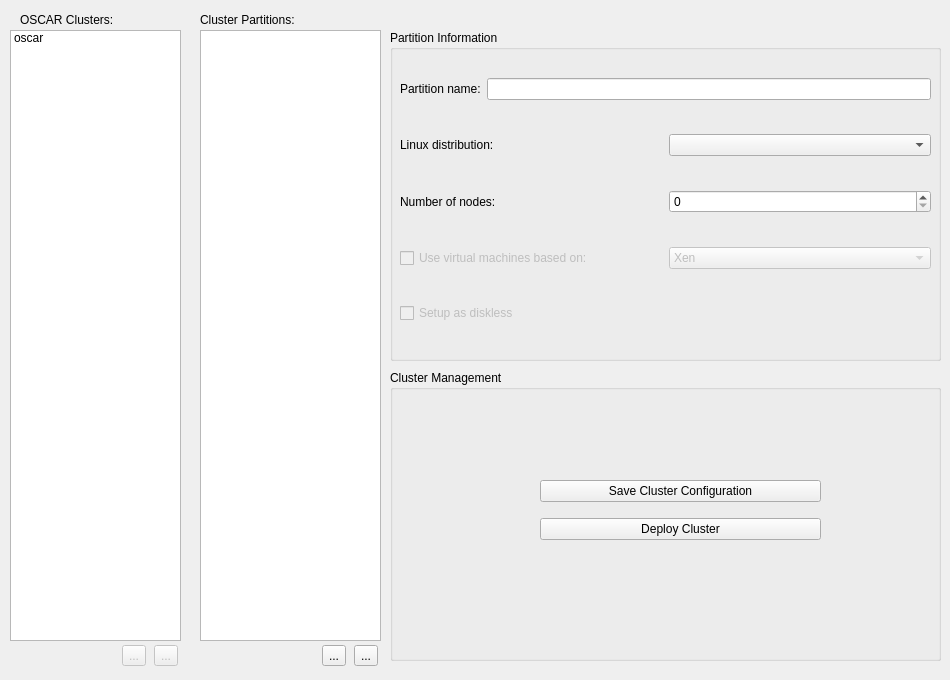
      <widget class="QWidget" name="tab_4" >
       <attribute name="title" >
        <string>General Information</string>
       </attribute>
       <widget class="QLabel" name="label_3" >
        <property name="geometry" >
         <rect>
          <x>20</x>
          <y>10</y>
          <width>141</width>
          <height>20</height>
         </rect>
        </property>
        <property name="text" >
         <string>OSCAR Clusters:</string>
        </property>
       </widget>
       <widget class="QWidget" name="horizontalLayout" >
        <property name="geometry" >
         <rect>
          <x>120</x>
          <y>640</y>
          <width>61</width>
          <height>31</height>
         </rect>
        </property>
        <layout class="QHBoxLayout" >
         <property name="spacing" >
          <number>6</number>
         </property>
         <property name="leftMargin" >
          <number>0</number>
         </property>
         <property name="topMargin" >
          <number>0</number>
         </property>
         <property name="rightMargin" >
          <number>0</number>
         </property>
         <property name="bottomMargin" >
          <number>0</number>
         </property>
         <item>
          <widget class="QToolButton" name="addClusterButton" >
           <property name="enabled" >
            <bool>false</bool>
           </property>
           <property name="text" >
            <string>...</string>
           </property>
           <property name="icon" >
            <iconset resource="../xoscar_resource.qrc" >:/new/prefix1/icons/list-add.png</iconset>
           </property>
          </widget>
         </item>
         <item>
          <widget class="QToolButton" name="removeClusterButton" >
           <property name="enabled" >
            <bool>false</bool>
           </property>
           <property name="text" >
            <string>...</string>
           </property>
           <property name="icon" >
            <iconset resource="../xoscar_resource.qrc" >:/new/prefix1/icons/list-remove.png</iconset>
           </property>
          </widget>
         </item>
        </layout>
       </widget>
       <widget class="QLabel" name="label_4" >
        <property name="geometry" >
         <rect>
          <x>200</x>
          <y>10</y>
          <width>131</width>
          <height>20</height>
         </rect>
        </property>
        <property name="text" >
         <string>Cluster Partitions:</string>
        </property>
       </widget>
       <widget class="QWidget" name="horizontalLayout_3" >
        <property name="geometry" >
         <rect>
          <x>320</x>
          <y>640</y>
          <width>61</width>
          <height>31</height>
         </rect>
        </property>
        <layout class="QHBoxLayout" >
         <property name="spacing" >
          <number>6</number>
         </property>
         <property name="leftMargin" >
          <number>0</number>
         </property>
         <property name="topMargin" >
          <number>0</number>
         </property>
         <property name="rightMargin" >
          <number>0</number>
         </property>
         <property name="bottomMargin" >
          <number>0</number>
         </property>
         <item>
          <widget class="QToolButton" name="addClusterButton_2" >
           <property name="enabled" >
            <bool>true</bool>
           </property>
           <property name="text" >
            <string>...</string>
           </property>
           <property name="icon" >
            <iconset resource="../xoscar_resource.qrc" >:/new/prefix1/icons/list-add.png</iconset>
           </property>
          </widget>
         </item>
         <item>
          <widget class="QToolButton" name="removeClusterButton_2" >
           <property name="enabled" >
            <bool>true</bool>
           </property>
           <property name="text" >
            <string>...</string>
           </property>
           <property name="icon" >
            <iconset resource="../xoscar_resource.qrc" >:/new/prefix1/icons/list-remove.png</iconset>
           </property>
          </widget>
         </item>
        </layout>
       </widget>
       <widget class="QGroupBox" name="groupBox_2" >
        <property name="geometry" >
         <rect>
          <x>390</x>
          <y>370</y>
          <width>551</width>
          <height>291</height>
         </rect>
        </property>
        <property name="title" >
         <string>Cluster Management</string>
        </property>
        <widget class="QWidget" name="verticalLayout_6" >
         <property name="geometry" >
          <rect>
           <x>150</x>
           <y>100</y>
           <width>281</width>
           <height>80</height>
          </rect>
         </property>
         <layout class="QVBoxLayout" >
          <property name="spacing" >
           <number>6</number>
          </property>
          <property name="leftMargin" >
           <number>0</number>
          </property>
          <property name="topMargin" >
           <number>0</number>
          </property>
          <property name="rightMargin" >
           <number>0</number>
          </property>
          <property name="bottomMargin" >
           <number>0</number>
          </property>
          <item>
           <widget class="QPushButton" name="saveClusterInfoButton" >
            <property name="text" >
             <string>Save Cluster Configuration</string>
            </property>
           </widget>
          </item>
          <item>
           <widget class="QPushButton" name="pushButton" >
            <property name="text" >
             <string>Deploy Cluster</string>
            </property>
           </widget>
          </item>
         </layout>
        </widget>
       </widget>
       <widget class="QListWidget" name="listOscarClustersWidget" >
        <property name="geometry" >
         <rect>
          <x>10</x>
          <y>30</y>
          <width>171</width>
          <height>611</height>
         </rect>
        </property>
        <item>
         <property name="text" >
          <string>oscar</string>
         </property>
        </item>
       </widget>
       <widget class="QListWidget" name="listClusterPartitionsWidget" >
        <property name="geometry" >
         <rect>
          <x>200</x>
          <y>30</y>
          <width>181</width>
          <height>611</height>
         </rect>
        </property>
       </widget>
       <widget class="QGroupBox" name="groupBox" >
        <property name="geometry" >
         <rect>
          <x>390</x>
          <y>30</y>
          <width>551</width>
          <height>331</height>
         </rect>
        </property>
        <property name="title" >
         <string>Partition Information</string>
        </property>
        <widget class="QWidget" name="verticalLayout_5" >
         <property name="geometry" >
          <rect>
           <x>10</x>
           <y>20</y>
           <width>531</width>
           <height>301</height>
          </rect>
         </property>
         <layout class="QVBoxLayout" >
          <property name="spacing" >
           <number>6</number>
          </property>
          <property name="leftMargin" >
           <number>0</number>
          </property>
          <property name="topMargin" >
           <number>0</number>
          </property>
          <property name="rightMargin" >
           <number>0</number>
          </property>
          <property name="bottomMargin" >
           <number>0</number>
          </property>
          <item>
           <layout class="QHBoxLayout" >
            <property name="spacing" >
             <number>6</number>
            </property>
            <property name="leftMargin" >
             <number>0</number>
            </property>
            <property name="topMargin" >
             <number>0</number>
            </property>
            <property name="rightMargin" >
             <number>0</number>
            </property>
            <property name="bottomMargin" >
             <number>0</number>
            </property>
            <item>
             <widget class="QLabel" name="label_7" >
              <property name="text" >
               <string>Partition name:</string>
              </property>
             </widget>
            </item>
            <item>
             <widget class="QLineEdit" name="partitonNameEditWidget" />
            </item>
           </layout>
          </item>
          <item>
           <layout class="QHBoxLayout" >
            <property name="spacing" >
             <number>6</number>
            </property>
            <property name="leftMargin" >
             <number>0</number>
            </property>
            <property name="topMargin" >
             <number>0</number>
            </property>
            <property name="rightMargin" >
             <number>0</number>
            </property>
            <property name="bottomMargin" >
             <number>0</number>
            </property>
            <item>
             <widget class="QLabel" name="label_6" >
              <property name="text" >
               <string>Linux distribution:</string>
              </property>
             </widget>
            </item>
            <item>
             <widget class="QComboBox" name="comboBox" />
            </item>
           </layout>
          </item>
          <item>
           <layout class="QHBoxLayout" >
            <property name="spacing" >
             <number>6</number>
            </property>
            <property name="leftMargin" >
             <number>0</number>
            </property>
            <property name="topMargin" >
             <number>0</number>
            </property>
            <property name="rightMargin" >
             <number>0</number>
            </property>
            <property name="bottomMargin" >
             <number>0</number>
            </property>
            <item>
             <widget class="QLabel" name="label_8" >
              <property name="text" >
               <string>Number of nodes:</string>
              </property>
             </widget>
            </item>
            <item>
             <widget class="QSpinBox" name="spinBox" />
            </item>
           </layout>
          </item>
          <item>
           <layout class="QHBoxLayout" >
            <property name="spacing" >
             <number>6</number>
            </property>
            <property name="leftMargin" >
             <number>0</number>
            </property>
            <property name="topMargin" >
             <number>0</number>
            </property>
            <property name="rightMargin" >
             <number>0</number>
            </property>
            <property name="bottomMargin" >
             <number>0</number>
            </property>
            <item>
             <widget class="QCheckBox" name="checkBox" >
              <property name="enabled" >
               <bool>false</bool>
              </property>
              <property name="text" >
               <string>Use virtual machines based on:</string>
              </property>
             </widget>
            </item>
            <item>
             <widget class="QComboBox" name="comboBox_2" >
              <property name="enabled" >
               <bool>false</bool>
              </property>
              <item>
               <property name="text" >
                <string>Xen</string>
               </property>
              </item>
              <item>
               <property name="text" >
                <string>Qemu</string>
               </property>
              </item>
             </widget>
            </item>
           </layout>
          </item>
          <item>
           <widget class="QCheckBox" name="checkBox_2" >
            <property name="enabled" >
             <bool>false</bool>
            </property>
            <property name="text" >
             <string>Setup as diskless</string>
            </property>
           </widget>
          </item>
         </layout>
        </widget>
       </widget>
      </widget>
